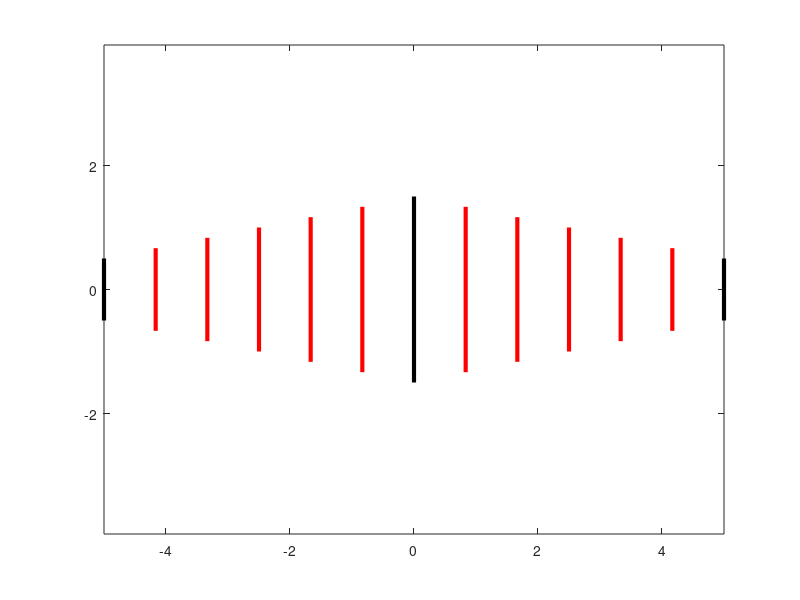

Recreate this plot in MATLAB.
clc,clear

b = 10;
cr = 3;
ct = 1;

n = 5;


% Primeira equação
B1 = cr/2;
A1 = (ct/2-B1)*2/b;

% Segunda equação


x2 = linspace(0,1,n+2)*b/2;
x1 = -flip(x2);
%cm = flip(2*x1*cr/b);
y = flip(A1*x2+B1);

% Ponta esquerda
figure(1),clf
%plot([x1(1),ct/2],[x1(1),-ct/2],'k')
plot([x1(1),x1(1)],[ct/2,-ct/2],'k','linewidth',3),hold on,axis equal
% Meio esquerdo
for i = 2:n+1
    plot([x1(i),x1(i)],[y(i),-y(i)],'r','linewidth',3)
end
% Raiz
plot([0,0],[-cr/2,cr/2],'k','linewidth',3)
% Meio direito
y = flip(y);
for i = 2:n+1
    plot([x2(i),x2(i)],[y(i),-y(i)],'r','linewidth',3)
end
% Ponta direita
plot([x2(end),x2(end)],[ct/2,-ct/2],'k','linewidth',3)
